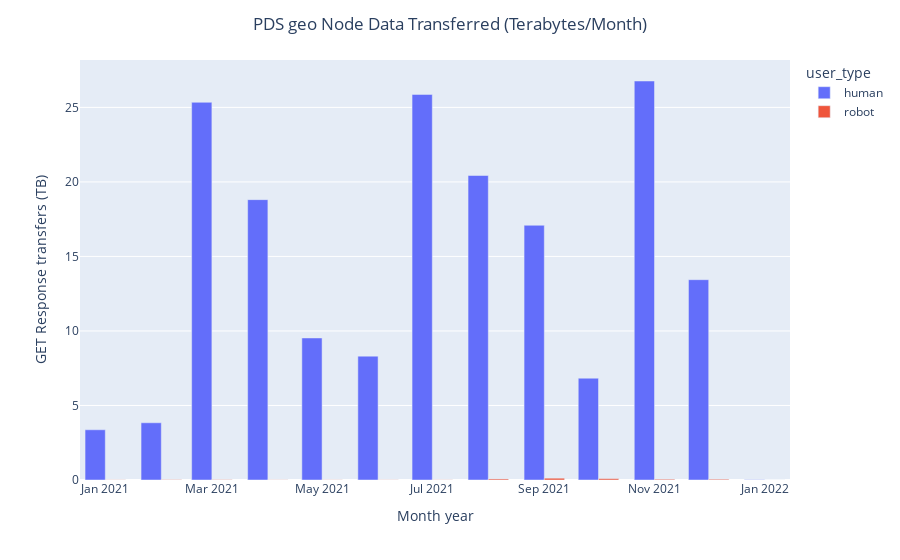

Notebook source saved alongside this figure:
### Code cell
barplot_node('geo')

### Figure 1 — Plotly figure (JSON) as saved in the notebook; plotly's stock layout.template omitted (floating-point values rounded to 4 significant figures)
{"data": [{"alignmentgroup": "True", "hovertemplate": "user_type=human<br>month_yr=%{x}<br>data_transmit_tb=%{y}<extra></extra>", "legendgroup": "human", "marker": {"color": "#636efa", "pattern": {"shape": ""}}, "name": "human", "offsetgroup": "human", "orientation": "v", "showlegend": true, "textposition": "auto", "type": "bar", "x": ["2021-01-01T00:00:00", "2021-02-01T00:00:00", "2021-03-01T00:00:00", "2021-04-01T00:00:00", "2021-05-01T00:00:00", "2021-06-01T00:00:00", "2021-07-01T00:00:00", "2021-08-01T00:00:00", "2021-09-01T00:00:00", "2021-10-01T00:00:00", "2021-11-01T00:00:00", "2021-12-01T00:00:00", "2022-01-01T00:00:00"], "xaxis": "x", "y": [3.37, 3.84, 25.34, 18.81, 9.53, 8.31, 25.87, 20.43, 17.09, 6.83, 26.77, 13.44, 0.02], "yaxis": "y"}, {"alignmentgroup": "True", "hovertemplate": "user_type=robot<br>month_yr=%{x}<br>data_transmit_tb=%{y}<extra></extra>", "legendgroup": "robot", "marker": {"color": "#EF553B", "pattern": {"shape": ""}}, "name": "robot", "offsetgroup": "robot", "orientation": "v", "showlegend": true, "textposition": "auto", "type": "bar", "x": ["2021-01-01T00:00:00", "2021-02-01T00:00:00", "2021-03-01T00:00:00", "2021-04-01T00:00:00", "2021-05-01T00:00:00", "2021-06-01T00:00:00", "2021-07-01T00:00:00", "2021-08-01T00:00:00", "2021-09-01T00:00:00", "2021-10-01T00:00:00", "2021-11-01T00:00:00", "2021-12-01T00:00:00", "2022-01-01T00:00:00"], "xaxis": "x", "y": [0.01, 0.02, 0.02, 0.01, 0.01, 0.01, 0.01, 0.07, 0.12, 0.09, 0.05, 0.05, 0], "yaxis": "y"}], "layout": {"autosize": true, "barmode": "group", "legend": {"title": {"text": "user_type"}, "tracegroupgap": 0}, "margin": {"t": 60}, "title": {"text": "PDS geo Node Data Transferred (Terabytes/Month)", "x": 0.5}, "xaxis": {"anchor": "y", "autorange": true, "domain": [0, 1], "range": ["2020-12-18", "2022-01-15"], "title": {"text": "Month year"}, "type": "date"}, "yaxis": {"anchor": "x", "autorange": true, "domain": [0, 1], "range": [0, 28.18], "title": {"text": "GET Response transfers (TB)"}, "type": "linear"}}}
